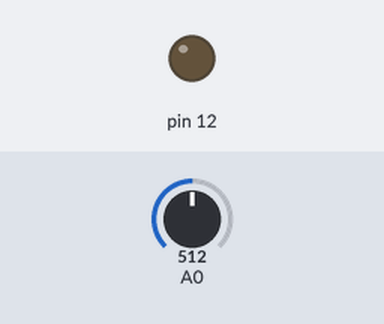
A sketch run on a simulated Arduino Uno, built with avr-gcc and run on an emulated ATmega328P. Parts: output pins drawn as LEDs (lit = HIGH). The inputs (shaded band) are chosen by the test bench; at power-on: A0 = 512.

Above: at 0.6 s.
At 2.5 s:
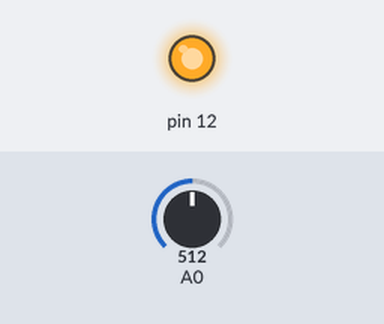
Timing chart, 0 to 6.7 s (numbered marks = the images above):
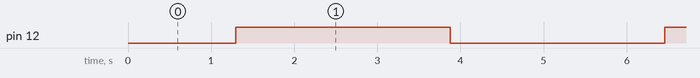

The sketch:

pulse.ino
```cpp
#include<LiquidCrystal.h>

//LiquidCrystal lcd(8,9,4,5,6,7);

int ocitajTaster() {
  int t = analogRead(0);
  if (t>700 && t<750) return 1;     //SELECT
  if (t>450 && t<500) return 2;     //LEFT
  if (t>275 && t<325) return 3;     //DOWN
  if (t>120 && t<150) return 4;     //UP
  if (t<30) return 5;               //RIGHT
  else return 0;                    //NONE
}

void setup() {
  // put your setup code here, to run once:
//  lcd.begin(16,2);
  pinMode(12,OUTPUT);
}

  int i=0;
  int down=0;
  int b;

void loop() {
  // put your main code here, to run repeatedly:
  b=ocitajTaster();

    if (down==0) {
      analogWrite(12,i++);
      delay(10);
      if (i==255) down=1;
    }
    if (down==1) {
      analogWrite(12, i--);
      delay(10);
      if (i==0) down=0;
    }
}
```

Measured:
- by itself, pin 12: alternates HIGH for 2.6 s and LOW for 2.6 s
